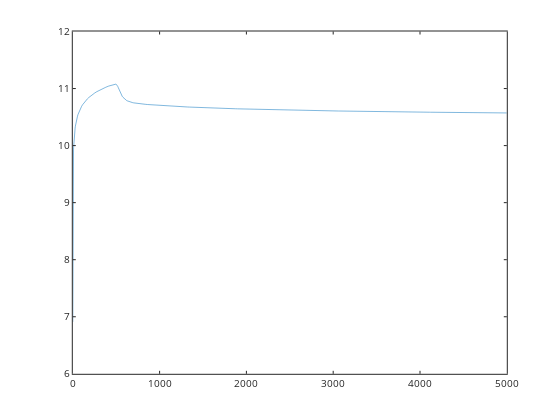

Notebook source saved alongside this figure:
### Code cell
plot(t,pH)

### Figure 1 — Plotly figure (JSON) as saved in the notebook; plotly's stock layout.template omitted (floating-point values rounded to 4 significant figures; data arrays with more than 128 entries replaced by an {"elided": "..."} marker saying what was removed)
{"data": [{"line": {"color": "rgb(0,113,188)", "dash": "solid", "width": 0.5}, "marker": {"color": "rgb(0,113,188)", "line": {"color": "rgb(0,113,188)"}, "size": 6, "symbol": "none"}, "mode": "lines", "name": "", "showlegend": false, "type": "scatter", "visibility": true, "x": {"elided": "361 float values"}, "xaxis": "x", "y": {"elided": "361 float values"}, "yaxis": "y"}], "layout": {"height": 420, "hovermode": "closest", "margin": {"b": 0, "l": 0, "r": 0, "t": 0}, "plot_bgcolor": "rgba(0,0,0,0)", "showlegend": false, "width": 560, "xaxis": {"anchor": "y", "autorange": false, "domain": [0.13, 0.905], "exponentformat": "none", "gridcolor": "rgba(38,38,38,0.15)", "gridwidth": 1, "linecolor": "rgb(38,38,38)", "linewidth": 1, "mirror": "ticks", "range": [0, 5000], "showgrid": false, "showline": true, "side": "bottom", "spikedash": "solid", "spikemode": "across", "spikesides": false, "spikethickness": 1, "tickangle": 0, "tickcolor": "rgb(38,38,38)", "tickfont": {"color": "rgb(38,38,38)", "size": 10}, "ticklen": 3, "ticks": "inside", "ticktext": ["0", "1000", "2000", "3000", "4000", "5000"], "tickvals": [0, 1000, 2000, 3000, 4000, 5000], "title": {"font": {"color": "rgb(0,0,0)", "size": 11}, "text": ""}, "type": "linear", "visible": true, "zeroline": false}, "yaxis": {"anchor": "x", "autorange": false, "domain": [0.11, 0.925], "exponentformat": "none", "gridcolor": "rgba(38,38,38,0.15)", "gridwidth": 1, "linecolor": "rgb(38,38,38)", "linewidth": 1, "mirror": "ticks", "range": [6, 12], "showgrid": false, "showline": true, "side": "left", "spikedash": "solid", "spikemode": "across", "spikesides": false, "spikethickness": 1, "tickangle": 0, "tickcolor": "rgb(38,38,38)", "tickfont": {"color": "rgb(38,38,38)", "size": 10}, "ticklen": 3, "ticks": "inside", "ticktext": ["6", "7", "8", "9", "10", "11", "12"], "tickvals": [6, 7, 8, 9, 10, 11, 12], "title": {"font": {"color": "rgb(0,0,0)", "size": 11}, "text": ""}, "type": "linear", "visible": true, "zeroline": false}}}
